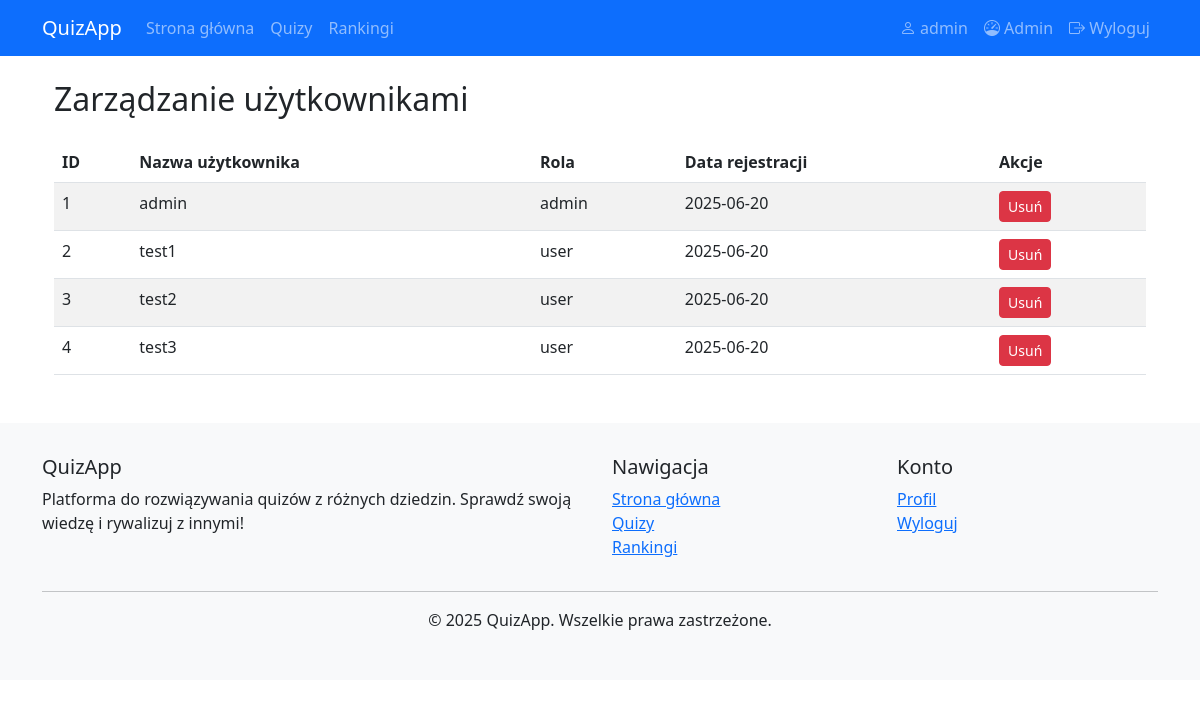
The app's page /admin/users (signed in) with its own data.
### app.py (models this page shows)
class User(UserMixin, db.Model):
    id = db.Column(db.Integer, primary_key=True)
    username = db.Column(db.String(100), unique=True, nullable=False)
    password = db.Column(db.String(200), nullable=False)
    role = db.Column(db.String(20), default='user')
    date_created = db.Column(db.DateTime, default=datetime.utcnow)
    quiz_attempts = db.relationship('QuizAttempt', backref='user', lazy=True)
    comments = db.relationship('Comment', backref='user', lazy=True)
    followed_quizzes = db.relationship(
        'Quiz',
        secondary='quiz_followers',
        backref=db.backref('followers', lazy='dynamic'),
        lazy='dynamic'
    )

### app.py (the view)
@app.route('/admin/users')
@login_required
def admin_users():
    if current_user.role != 'admin':
        flash('Brak uprawnień administratora', 'danger')
        return redirect(url_for('home'))
    users = User.query.all()
    return render_template('admin/users.html', users=users)

### app.py (called while the page is built)
@login_manager.user_loader
def load_user(user_id):
    return User.query.get(int(user_id))

### templates/admin/users.html
{% extends "base.html" %}
{% block content %}
<div class="container">
    <h2 class="my-4">Zarządzanie użytkownikami</h2>
    <table class="table table-striped">
        <thead>
            <tr>
                <th>ID</th>
                <th>Nazwa użytkownika</th>
                <th>Rola</th>
                <th>Data rejestracji</th>
                <th>Akcje</th>
            </tr>
        </thead>
        <tbody>
            {% for user in users %}
            <tr>
                <td>{{ user.id }}</td>
                <td>{{ user.username }}</td>
                <td>{{ user.role }}</td>
                <td>{{ user.date_created.strftime('%Y-%m-%d') }}</td>
                <td>
                    <form action="{{ url_for('delete_user', user_id=user.id) }}" method="post" style="display:inline;">
                        <button type="submit" class="btn btn-danger btn-sm" onclick="return confirm('Czy na pewno chcesz usunąć tego użytkownika?');">Usuń</button>
                    </form>
                </td>
            </tr>
            {% endfor %}
        </tbody>
    </table>
</div>
{% endblock %}

### templates/base.html (shortened to what this page needs)
<!DOCTYPE html>
<html lang="pl">
<head>
    <link href="https://cdn.jsdelivr.net/npm/bootstrap@5.3.0/dist/css/bootstrap.min.css" rel="stylesheet">
    <link rel="stylesheet" href="https://cdn.jsdelivr.net/npm/bootstrap-icons@1.10.0/font/bootstrap-icons.css">
</head>
<body>
    <nav class="navbar navbar-expand-lg navbar-dark bg-primary">
        <div class="container">
            <a class="navbar-brand" href="{{ url_for('home') }}">QuizApp</a>
            <div class="collapse navbar-collapse" id="navbarNav">
                <ul class="navbar-nav me-auto">
                    <li class="nav-item">
                        <a class="nav-link" href="{{ url_for('home') }}">Strona główna</a>
                    </li>
                    <li class="nav-item">
                        <a class="nav-link" href="{{ url_for('browse_quizzes') }}">Quizy</a>
                    </li>
                    <li class="nav-item">
                        <a class="nav-link" href="{{ url_for('rankings') }}">Rankingi</a>
                    </li>
                </ul>
                <ul class="navbar-nav">
                    {% if current_user.is_authenticated %}
                        <li class="nav-item">
                            <a class="nav-link" href="{{ url_for('user_profile') }}">
                                <i class="bi bi-person"></i> {{ current_user.username }}
                            </a>
                        </li>
                        {% if current_user.role == 'admin' %}
                            <li class="nav-item">
                                <a class="nav-link" href="{{ url_for('admin_dashboard') }}">
                                    <i class="bi bi-speedometer"></i> Admin
                                </a>
                            </li>
                        {% endif %}
                        <li class="nav-item">
                            <a class="nav-link" href="{{ url_for('logout') }}">
                                <i class="bi bi-box-arrow-right"></i> Wyloguj
                            </a>
                        </li>
                    {% endif %}
                </ul>
            </div>
        </div>
    </nav>
    <div class="container mt-4">
        {% block content %}{% endblock %}
    </div>
    <footer class="mt-5">
        <div class="container">
            <div class="row">
                <div class="col-md-6">
                    <h5>QuizApp</h5>
                    <p>Platforma do rozwiązywania quizów z różnych dziedzin. Sprawdź swoją wiedzę i rywalizuj z innymi!</p>
                </div>
                <div class="col-md-3">
                    <h5>Nawigacja</h5>
                    <ul class="list-unstyled">
                        <li><a href="{{ url_for('home') }}">Strona główna</a></li>
                        <li><a href="{{ url_for('browse_quizzes') }}">Quizy</a></li>
                        <li><a href="{{ url_for('rankings') }}">Rankingi</a></li>
                    </ul>
                </div>
                <div class="col-md-3">
                    <h5>Konto</h5>
                    <ul class="list-unstyled">
                        {% if current_user.is_authenticated %}
                            <li><a href="{{ url_for('user_profile') }}">Profil</a></li>
                            <li><a href="{{ url_for('logout') }}">Wyloguj</a></li>
                        {% else %}
                            <li><a href="{{ url_for('login') }}">Zaloguj</a></li>
                            <li><a href="{{ url_for('register') }}">Rejestracja</a></li>
                        {% endif %}
                    </ul>
                </div>
            </div>
            <hr>
            <div class="text-center">
                <p>&copy; 2025 QuizApp. Wszelkie prawa zastrzeżone.</p>
            </div>
        </div>
    </footer>
</body>
</html>

### templates/base.html (style rules this page uses)
footer { background-color: #f8f9fa; padding: 2rem 0; margin-top: 2rem; }

### records on screen
User: username "admin", id "1", role "admin", date_created "2025-06-20"
User: id "2", username "test1", role "user", date_created "2025-06-20"
User: id "3", username "test2", role "user", date_created "2025-06-20"
User: id "4", username "test3", role "user", date_created "2025-06-20"
